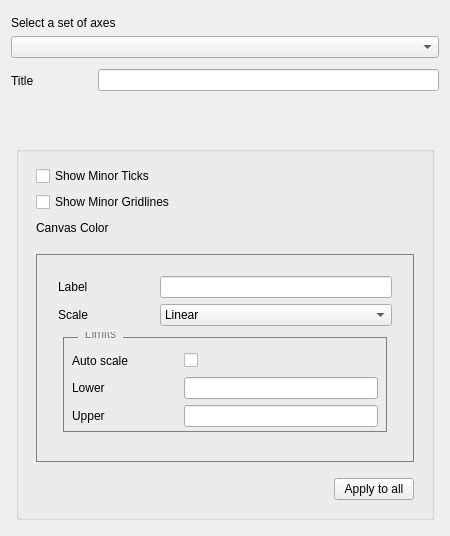
<?xml version="1.0" encoding="UTF-8"?>
<ui version="4.0">
 <class>Form</class>
 <widget class="QWidget" name="Form">
  <property name="geometry">
   <rect>
    <x>0</x>
    <y>0</y>
    <width>450</width>
    <height>536</height>
   </rect>
  </property>
  <property name="minimumSize">
   <size>
    <width>450</width>
    <height>0</height>
   </size>
  </property>
  <property name="windowTitle">
   <string>Form</string>
  </property>
  <layout class="QVBoxLayout" name="verticalLayout_2">
   <item>
    <layout class="QVBoxLayout" name="verticalLayout">
     <item>
      <layout class="QVBoxLayout" name="axes_selector_layout">
       <property name="topMargin">
        <number>5</number>
       </property>
       <item>
        <widget class="QLabel" name="label">
         <property name="text">
          <string>Select a set of axes</string>
         </property>
        </widget>
       </item>
       <item>
        <widget class="QComboBox" name="select_axes_combo_box"/>
       </item>
       <item>
        <layout class="QHBoxLayout" name="horizontalLayout">
         <property name="topMargin">
          <number>4</number>
         </property>
         <property name="bottomMargin">
          <number>4</number>
         </property>
         <item>
          <widget class="QLabel" name="axes_title_label">
           <property name="minimumSize">
            <size>
             <width>0</width>
             <height>0</height>
            </size>
           </property>
           <property name="text">
            <string>Title</string>
           </property>
          </widget>
         </item>
         <item>
          <spacer name="horizontalSpacer_6">
           <property name="orientation">
            <enum>Qt::Horizontal</enum>
           </property>
           <property name="sizeType">
            <enum>QSizePolicy::Fixed</enum>
           </property>
           <property name="sizeHint" stdset="0">
            <size>
             <width>58</width>
             <height>25</height>
            </size>
           </property>
          </spacer>
         </item>
         <item>
          <widget class="QLineEdit" name="axes_title_line_edit">
           <property name="sizePolicy">
            <sizepolicy hsizetype="Expanding" vsizetype="Fixed">
             <horstretch>0</horstretch>
             <verstretch>0</verstretch>
            </sizepolicy>
           </property>
           <property name="minimumSize">
            <size>
             <width>0</width>
             <height>0</height>
            </size>
           </property>
          </widget>
         </item>
        </layout>
       </item>
      </layout>
     </item>
    </layout>
   </item>
   <item>
    <spacer name="verticalSpacer">
     <property name="orientation">
      <enum>Qt::Vertical</enum>
     </property>
     <property name="sizeHint" stdset="0">
      <size>
       <width>20</width>
       <height>15</height>
      </size>
     </property>
    </spacer>
   </item>
   <item>
    <widget class="QGroupBox" name="groupBox_3">
     <property name="styleSheet">
      <string notr="true">QGroupBox {padding: 10px; margin: 5px;}</string>
     </property>
     <property name="title">
      <string/>
     </property>
     <property name="flat">
      <bool>false</bool>
     </property>
     <property name="checkable">
      <bool>false</bool>
     </property>
     <property name="checked">
      <bool>false</bool>
     </property>
     <layout class="QVBoxLayout" name="verticalLayout_4">
      <item>
       <layout class="QVBoxLayout" name="verticalLayout_3">
        <item>
         <widget class="QCheckBox" name="show_minor_ticks_check_box">
          <property name="text">
           <string>Show Minor Ticks</string>
          </property>
         </widget>
        </item>
        <item>
         <widget class="QCheckBox" name="show_minor_gridlines_check_box">
          <property name="text">
           <string>Show Minor Gridlines</string>
          </property>
         </widget>
        </item>
        <item>
         <layout class="QHBoxLayout" name="color_selector_layout">
          <item>
           <widget class="QLabel" name="label_2">
            <property name="text">
             <string>Canvas Color</string>
            </property>
           </widget>
          </item>
          <item>
           <spacer name="horizontalSpacer_8">
            <property name="orientation">
             <enum>Qt::Horizontal</enum>
            </property>
            <property name="sizeHint" stdset="0">
             <size>
              <width>40</width>
              <height>20</height>
             </size>
            </property>
           </spacer>
          </item>
          <item>
           <widget class="QWidget" name="color_selector_dummy_widget" native="true"/>
          </item>
         </layout>
        </item>
       </layout>
      </item>
      <item>
       <spacer name="verticalSpacer_4">
        <property name="orientation">
         <enum>Qt::Vertical</enum>
        </property>
        <property name="sizeHint" stdset="0">
         <size>
          <width>20</width>
          <height>10</height>
         </size>
        </property>
       </spacer>
      </item>
      <item>
       <widget class="QGroupBox" name="groupBox">
        <property name="styleSheet">
         <string notr="true">QGroupBox{ border:1px solid grey; border-radius: 0px; margin: 0px; padding:0px;}</string>
        </property>
        <property name="title">
         <string/>
        </property>
        <layout class="QVBoxLayout" name="verticalLayout_5">
         <property name="leftMargin">
          <number>0</number>
         </property>
         <property name="topMargin">
          <number>0</number>
         </property>
         <property name="rightMargin">
          <number>0</number>
         </property>
         <item>
          <layout class="QVBoxLayout" name="axis_tab_bar_layout">
           <property name="spacing">
            <number>0</number>
           </property>
           <item>
            <widget class="QWidget" name="dummy_axis_tab_bar" native="true"/>
           </item>
          </layout>
         </item>
         <item>
          <layout class="QGridLayout" name="gridLayout">
           <property name="leftMargin">
            <number>6</number>
           </property>
           <property name="rightMargin">
            <number>6</number>
           </property>
           <item row="2" column="1">
            <spacer name="horizontalSpacer_3">
             <property name="orientation">
              <enum>Qt::Horizontal</enum>
             </property>
             <property name="sizeType">
              <enum>QSizePolicy::Fixed</enum>
             </property>
             <property name="sizeHint" stdset="0">
              <size>
               <width>60</width>
               <height>20</height>
              </size>
             </property>
            </spacer>
           </item>
           <item row="1" column="0">
            <widget class="QLabel" name="label_3">
             <property name="text">
              <string>Label</string>
             </property>
             <property name="margin">
              <number>0</number>
             </property>
            </widget>
           </item>
           <item row="1" column="1">
            <spacer name="horizontalSpacer_2">
             <property name="orientation">
              <enum>Qt::Horizontal</enum>
             </property>
             <property name="sizeType">
              <enum>QSizePolicy::Fixed</enum>
             </property>
             <property name="sizeHint" stdset="0">
              <size>
               <width>60</width>
               <height>20</height>
              </size>
             </property>
            </spacer>
           </item>
           <item row="1" column="2">
            <widget class="QLineEdit" name="label_line_edit">
             <property name="sizePolicy">
              <sizepolicy hsizetype="Expanding" vsizetype="Fixed">
               <horstretch>0</horstretch>
               <verstretch>0</verstretch>
              </sizepolicy>
             </property>
             <property name="minimumSize">
              <size>
               <width>0</width>
               <height>0</height>
              </size>
             </property>
            </widget>
           </item>
           <item row="2" column="0">
            <widget class="QLabel" name="scale_label">
             <property name="sizePolicy">
              <sizepolicy hsizetype="Fixed" vsizetype="Preferred">
               <horstretch>0</horstretch>
               <verstretch>0</verstretch>
              </sizepolicy>
             </property>
             <property name="text">
              <string>Scale</string>
             </property>
             <property name="margin">
              <number>0</number>
             </property>
            </widget>
           </item>
           <item row="3" column="0" colspan="3">
            <widget class="QGroupBox" name="groupBox_2">
             <property name="sizePolicy">
              <sizepolicy hsizetype="Preferred" vsizetype="Preferred">
               <horstretch>0</horstretch>
               <verstretch>0</verstretch>
              </sizepolicy>
             </property>
             <property name="styleSheet">
              <string notr="true">QGroupBox {padding: 5px; margin: 5px;}
QGroupBox:title {subcontrol-origin: margin; subcontrol-position: top left; padding: 5px; color: grey; left:20px; top:-10px; }</string>
             </property>
             <property name="title">
              <string>Limits</string>
             </property>
             <layout class="QHBoxLayout" name="horizontalLayout_3">
              <item>
               <layout class="QGridLayout" name="gridLayout_2">
                <property name="leftMargin">
                 <number>4</number>
                </property>
                <property name="topMargin">
                 <number>9</number>
                </property>
                <property name="rightMargin">
                 <number>4</number>
                </property>
                <item row="0" column="0">
                 <widget class="QLabel" name="label_4">
                  <property name="text">
                   <string>Auto scale</string>
                  </property>
                 </widget>
                </item>
                <item row="0" column="1">
                 <spacer name="horizontalSpacer_4">
                  <property name="orientation">
                   <enum>Qt::Horizontal</enum>
                  </property>
                  <property name="sizeType">
                   <enum>QSizePolicy::Fixed</enum>
                  </property>
                  <property name="sizeHint" stdset="0">
                   <size>
                    <width>50</width>
                    <height>20</height>
                   </size>
                  </property>
                 </spacer>
                </item>
                <item row="0" column="2">
                 <widget class="QCheckBox" name="autoscale"/>
                </item>
                <item row="1" column="2">
                 <widget class="QLineEdit" name="lower_limit_line_edit"/>
                </item>
                <item row="2" column="2">
                 <widget class="QLineEdit" name="upper_limit_line_edit"/>
                </item>
                <item row="1" column="1">
                 <spacer name="horizontalSpacer_5">
                  <property name="orientation">
                   <enum>Qt::Horizontal</enum>
                  </property>
                  <property name="sizeType">
                   <enum>QSizePolicy::Fixed</enum>
                  </property>
                  <property name="sizeHint" stdset="0">
                   <size>
                    <width>50</width>
                    <height>20</height>
                   </size>
                  </property>
                 </spacer>
                </item>
                <item row="2" column="1">
                 <spacer name="horizontalSpacer_7">
                  <property name="orientation">
                   <enum>Qt::Horizontal</enum>
                  </property>
                  <property name="sizeType">
                   <enum>QSizePolicy::Fixed</enum>
                  </property>
                  <property name="sizeHint" stdset="0">
                   <size>
                    <width>50</width>
                    <height>20</height>
                   </size>
                  </property>
                 </spacer>
                </item>
                <item row="1" column="0">
                 <widget class="QLabel" name="label_5">
                  <property name="text">
                   <string>Lower</string>
                  </property>
                 </widget>
                </item>
                <item row="2" column="0">
                 <widget class="QLabel" name="label_6">
                  <property name="text">
                   <string>Upper</string>
                  </property>
                 </widget>
                </item>
               </layout>
              </item>
             </layout>
            </widget>
           </item>
           <item row="2" column="2">
            <widget class="QComboBox" name="scale_combo_box">
             <property name="sizePolicy">
              <sizepolicy hsizetype="Expanding" vsizetype="Fixed">
               <horstretch>0</horstretch>
               <verstretch>0</verstretch>
              </sizepolicy>
             </property>
             <item>
              <property name="text">
               <string>Linear</string>
              </property>
             </item>
             <item>
              <property name="text">
               <string>Log</string>
              </property>
             </item>
             <item>
              <property name="text">
               <string>Symlog</string>
              </property>
             </item>
             <item>
              <property name="text">
               <string>Logit</string>
              </property>
             </item>
            </widget>
           </item>
          </layout>
         </item>
        </layout>
       </widget>
      </item>
      <item>
       <spacer name="verticalSpacer_3">
        <property name="orientation">
         <enum>Qt::Vertical</enum>
        </property>
        <property name="sizeHint" stdset="0">
         <size>
          <width>20</width>
          <height>10</height>
         </size>
        </property>
       </spacer>
      </item>
      <item>
       <layout class="QHBoxLayout" name="horizontalLayout_2">
        <property name="topMargin">
         <number>0</number>
        </property>
        <item>
         <spacer name="horizontalSpacer">
          <property name="orientation">
           <enum>Qt::Horizontal</enum>
          </property>
          <property name="sizeHint" stdset="0">
           <size>
            <width>40</width>
            <height>20</height>
           </size>
          </property>
         </spacer>
        </item>
        <item>
         <widget class="QPushButton" name="apply_all_button">
          <property name="text">
           <string>Apply to all</string>
          </property>
         </widget>
        </item>
       </layout>
      </item>
     </layout>
    </widget>
   </item>
  </layout>
 </widget>
 <resources/>
 <connections/>
</ui>
